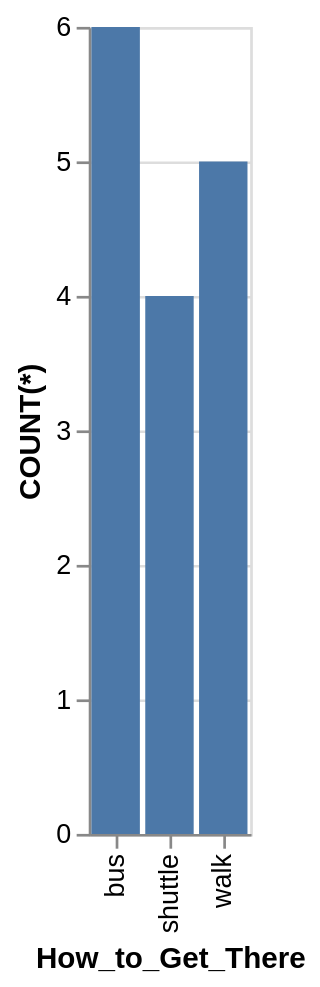

The Vega-Lite source for this figure:
### Vega-Lite specification from a JSON file in a GitHub repository (floating-point values rounded to 4 significant figures)
{"data": {"values": [{"x_data": "bus", "y_data": 6}, {"x_data": "shuttle", "y_data": 4}, {"x_data": "walk", "y_data": 5}]}, "mark": "bar", "encoding": {"x": {"field": "x_data", "type": "nominal", "title": "How_to_Get_There", "sort": "ascending"}, "y": {"field": "y_data", "type": "quantitative", "title": "COUNT(*)"}}}
